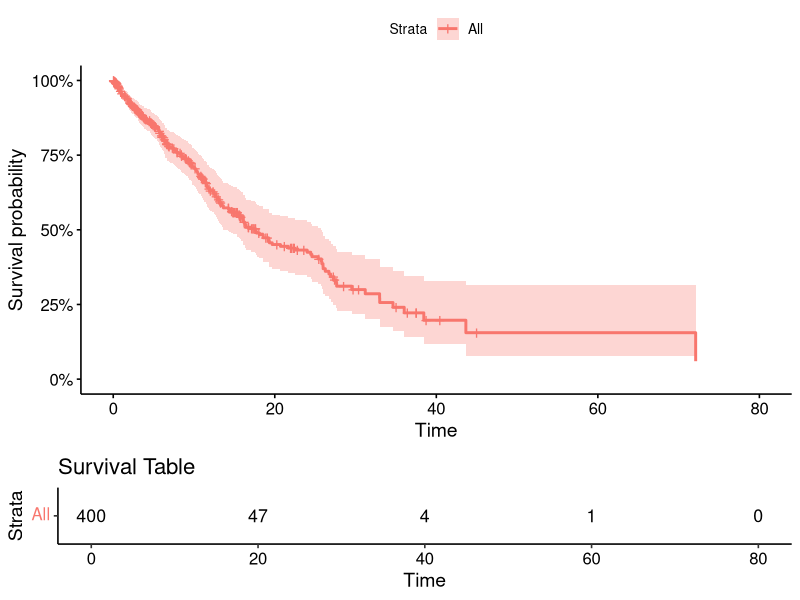
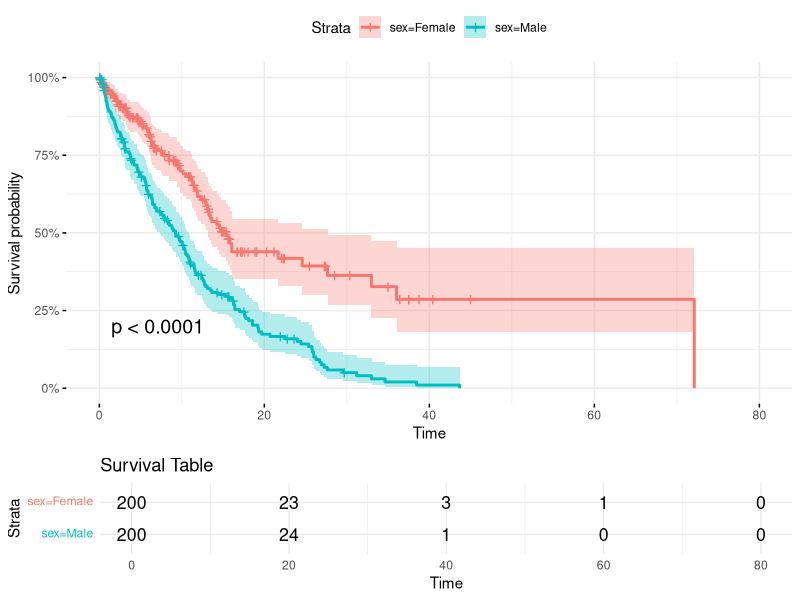
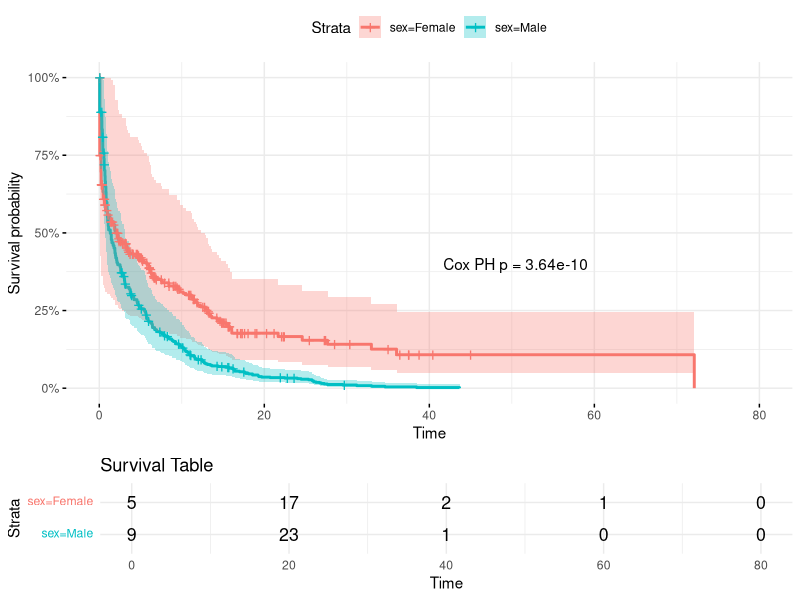
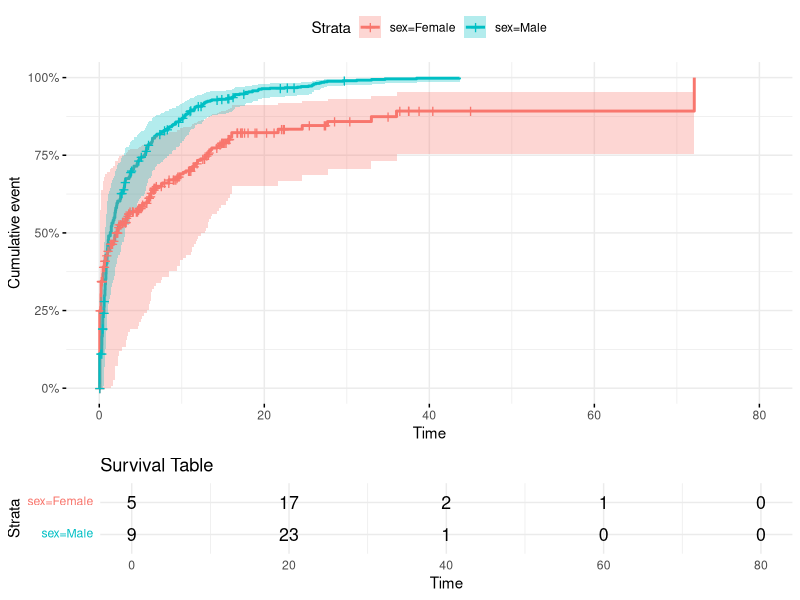
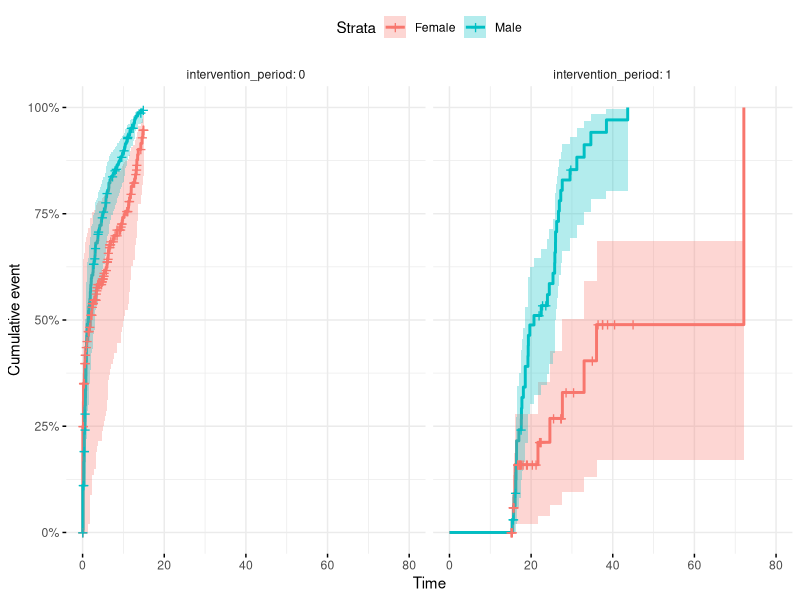
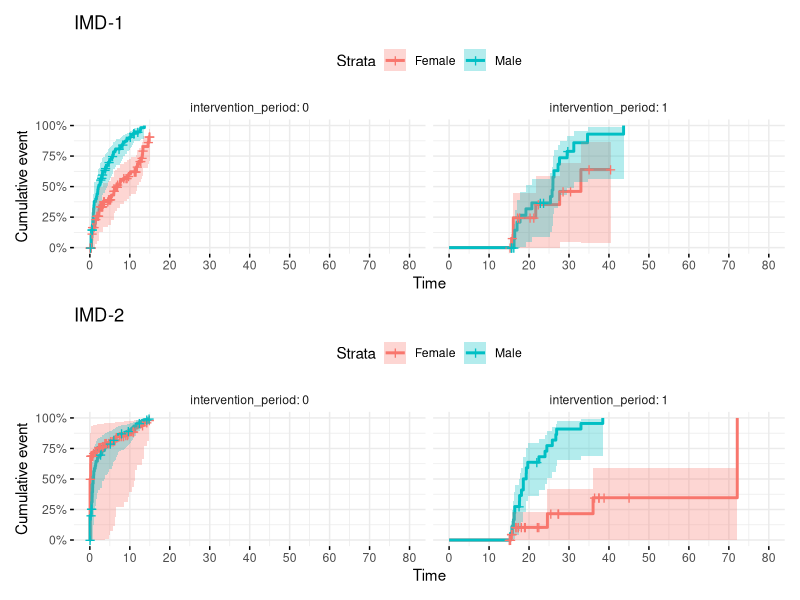
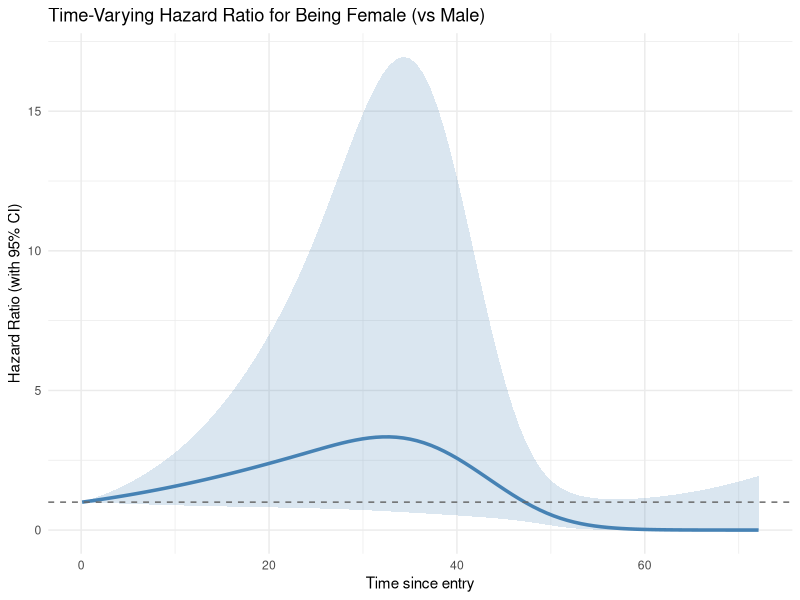
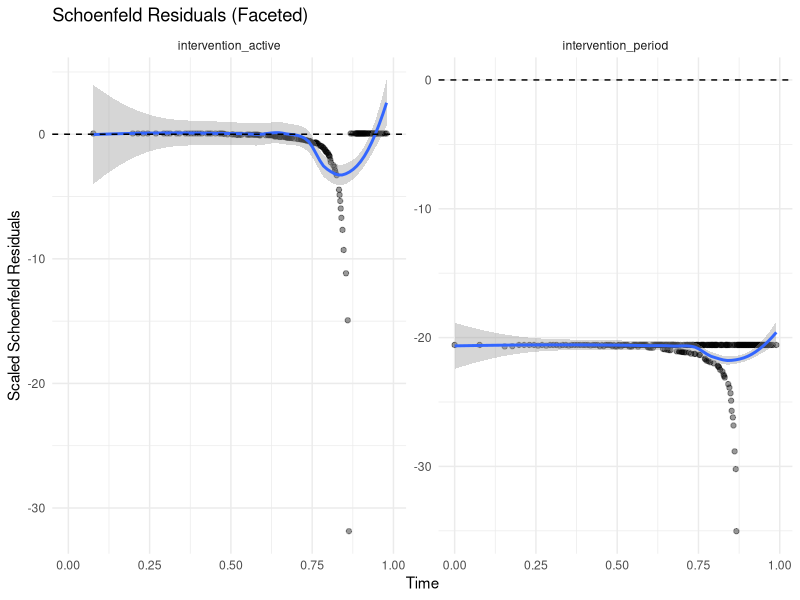

These figures' R source, in order:
## ---- chunk 1
library (survival)
library(survminer)
library(tidyverse)
library(knitr)
library(patchwork)
library(splines)

## ---- chunk 2
set.seed(2349871)
## ---- chunk 3

# Number of observations
n <- 400  

# Create dummy dataset
set.seed(123)
dummy_data <- tibble(
  id = 1:400,
  time_to_event = rexp(n, rate = 0.1),
  sex = sample(c("Male", "Female"), size = n, replace = TRUE),
  age = rnorm(n, mean = 50, sd = 10),
  status = ifelse(sex == "Male", 
                  rbinom(n, size = 1, prob = 0.8),
                  rbinom(n, size = 1, prob = 0.4))
) %>%
  # Introduce start times for delayed entry (uniformly sampled)
  rowwise() %>%
  mutate(start_time = runif(1, min = 0, max = time_to_event * 0.8)) %>%
  ungroup() %>%
  # Ensure start_time is always less than time_to_event
  mutate(start_time = pmin(start_time, time_to_event - 0.01))

# Display first 50 rows
kable(dummy_data[1:20,])
## ---- chunk 4
# Fit a Cox Proportional Hazards model
cox_model <- coxph(Surv(time_to_event, status) ~ age + sex, data = dummy_data)

# Summary of the Cox PH model
summary(cox_model)

## ---- chunk 5
ggsurvplot(survfit(cox_model), 
           data = dummy_data, 
           pval = TRUE,
           risk.table = TRUE, 
           risk.table.title = "Survival Table",
           surv.scale = "percent", # You can change this to other scales like "probability"
           )
## ---- chunk 6
# Plot separate survival curves for each sex without covariates
ggsurvplot(survfit(Surv(time_to_event, status) ~ sex, data = dummy_data), 
           data = dummy_data, pval = TRUE, 
           risk.table = TRUE, risk.table.title = "Survival Table",
           surv.scale = "percent", # You can change this to other scales like "probability"
           conf.int = TRUE, # Show confidence intervals
           ggtheme = theme_minimal())

## ---- chunk 7
# Fit Cox model to get p-value
cox_model <- coxph(Surv(start_time, time_to_event, status) ~ sex, data = dummy_data)


# Extract the p-value from the model
pval_text <- paste0("Cox PH p = ", signif(summary(cox_model)$coefficients[5], 3))

# Save ggsurvplot output to an object
plot_obj <- ggsurvplot(
  survfit(Surv(start_time, time_to_event, status) ~ sex, data = dummy_data), 
  data = dummy_data,
  risk.table = TRUE,
  risk.table.title = "Survival Table",
  surv.scale = "percent",
  conf.int = TRUE,
  ggtheme = theme_minimal()
)

# Add annotation to the survival plot component (plot_obj$plot)
plot_obj$plot <- plot_obj$plot + 
  annotate("text", x = max(dummy_data$time_to_event) * 0.7, y = 0.4, label = pval_text)

# Then print the plot object
print(plot_obj)
## ---- chunk 8
ggsurvplot(
  survfit(Surv(start_time, time_to_event, status) ~ sex, data = dummy_data), 
  data = dummy_data,
  risk.table = TRUE,
  risk.table.title = "Survival Table",
  surv.scale = "percent",
  conf.int = TRUE,
  ggtheme = theme_minimal(),
  fun="event"
)
## ---- chunk 9

dummy_data <- dummy_data %>% 
  mutate(
    intervention_active = case_when(
      sex == "Male" & time_to_event <= 15 ~ 0, #No Intervention, Male
      sex == "Male" & time_to_event > 15 ~ 1,  #Intervention, Male
      sex == "Female" ~ 0                     # No intervention, Female
    ),
    intervention_period = case_when(
      time_to_event <= 15 ~0,
      time_to_event > 15 ~ 1
    )
  )

## ---- chunk 10

coxph(Surv(start_time, time_to_event, status) ~ intervention_period + intervention_active + strata(sex), data = dummy_data)

## ---- chunk 11
plot_obj <- ggsurvplot(
  survfit(Surv(start_time, time_to_event, status) ~  sex, data = dummy_data),
  data = dummy_data,
  risk.table = TRUE,
  surv.scale = "percent",
  conf.int = TRUE,
  facet.by = "intervention_period",  # facet by sex to match strata
  ggtheme = theme_minimal(),
  fun="event"

)

print(plot_obj)
## ---- chunk 12
# Create a new variable IMD

dummy_data<- dummy_data %>% mutate(imd = factor(sample(c("IMD1","IMD2"),replace = T,size=400)))


IMD1plot <- plot_obj <- ggsurvplot(
  survfit(Surv(start_time, time_to_event, status) ~  sex, data = filter(dummy_data,imd=="IMD1")),
  data = filter(dummy_data,imd=="IMD1"),
  risk.table = TRUE,
  surv.scale = "percent",
  conf.int = TRUE,
  facet.by = "intervention_period",  # facet by sex to match strata
  ggtheme = theme_minimal(),
  fun="event",
  xlim = c(0,80),
  break.time.by = 10 
)

IMD2plot <- plot_obj <- ggsurvplot(
  survfit(Surv(start_time, time_to_event, status) ~  sex, data = filter(dummy_data,imd=="IMD2")),
  data = filter(dummy_data,imd=="IMD2"),
  risk.table = TRUE,
  surv.scale = "percent",
  conf.int = TRUE,
  facet.by = "intervention_period",  # facet by sex to match strata
  ggtheme = theme_minimal(),
  fun="event",
  xlim = c(0,80),
  break.time.by = 10         # Forces ticks up to 60

)

(IMD1plot+ggtitle("IMD-1")) / (IMD2plot + ggtitle("IMD-2"))

## ---- chunk 13
dummy_data <- dummy_data %>% mutate(sex_numeric = ifelse(sex == "Female", 1, 0))

coxph(Surv(time_to_event, status) ~ age + sex_numeric + tt(sex_numeric), 
       data = dummy_data, 
       tt = function(x, t, ...) x * t)
## ---- chunk 14
# Fit the model with natural spline time-varying effect
cox_tv_model <- coxph(
  Surv(time_to_event, status) ~ age + sex_numeric + tt(sex_numeric),
  data = dummy_data,
  tt = function(x, t, ...) x * ns(t, df = 3) # ns is splines, df = 3 defines the knot numbers (1=linear, 2/3 good start point. Use AIC to test fits with different values of df)
)
cox_tv_model


## ---- chunk 15
# Create a data frame of times to predict the effect over
time_vals <- seq(0.1, max(dummy_data$time_to_event), length.out = 100)  # start at 0.1 to avoid log(0)

# Get the spline basis at these time points
spline_basis <- ns(time_vals, df = 3)

# Extract coefficients for the time-varying effect of sex_numeric
coef_tv <- coef(cox_tv_model)[grepl("tt\\(sex_numeric\\)", names(coef(cox_tv_model)))]

# Multiply spline basis by coefficients to get log(HR) over time
log_hr <- as.vector(spline_basis %*% coef_tv)
hr <- exp(log_hr)

# Combine into a data frame for plotting
plot_df <- data.frame(
  time = time_vals,
  log_hr = log_hr,
  hr = hr
)

# Extract variance-covariance matrix
vcov_tv <- vcov(cox_tv_model)
coef_tv <- coef(cox_tv_model)[grepl("tt\\(sex_numeric\\)", names(coef(cox_tv_model)))]

#Compute log(HR), SE, CI at each time point
log_hr <- as.vector(spline_basis %*% coef_tv)

# Compute standard error at each point
se_log_hr <- sqrt(rowSums((spline_basis %*% vcov_tv[grepl("tt\\(sex_numeric\\)", rownames(vcov_tv)), 
                                                    grepl("tt\\(sex_numeric\\)", colnames(vcov_tv))]) * spline_basis))

# 95% confidence intervals on log-HR scale
log_hr_lower <- log_hr - 1.96 * se_log_hr
log_hr_upper <- log_hr + 1.96 * se_log_hr

# Convert to HR scale
hr <- exp(log_hr)
hr_lower <- exp(log_hr_lower)
hr_upper <- exp(log_hr_upper)

#  Combine for plotting
plot_df <- data.frame(
  time = time_vals,
  hr = hr,
  hr_lower = hr_lower,
  hr_upper = hr_upper
)

#  Plot with ggplot2
ggplot(plot_df, aes(x = time, y = hr)) +
  geom_line(color = "steelblue", size = 1.2) +
  geom_ribbon(aes(ymin = hr_lower, ymax = hr_upper), alpha = 0.2, fill = "steelblue") +
  geom_hline(yintercept = 1, linetype = "dashed", color = "gray40") +
  labs(
    title = "Time-Varying Hazard Ratio for Being Female (vs Male)",
    x = "Time since entry",
    y = "Hazard Ratio (with 95% CI)"
  ) +
  theme_minimal()
## ---- chunk 16
dummy_data <- dummy_data %>% mutate(exposure_duration = case_when(
                                        time_to_event<=15 ~ 0,
                                        time_to_event >15 ~ time_to_event-15
                                                                  )
                                    )

coxph(Surv(start_time, time_to_event, status) ~ intervention_period + intervention_active+ intervention_active:exposure_duration + strata(sex), data = dummy_data)
## ---- chunk 17
cox_model <- coxph(Surv(start_time, time_to_event, status) ~ intervention_period + intervention_active + strata(sex), data = dummy_data)

cox_model
## ---- chunk 18
ph_test <- cox.zph(cox_model)
print(ph_test)
## ---- chunk 19
# Extract residuals into a tidy format
res_df <- as.data.frame(ph_test$y)
res_df$time <- ph_test$x

# Add covariate names for faceting
res_df_long <- res_df %>%
  pivot_longer(
    cols = -time,
    names_to = "covariate",
    values_to = "residual"
  )

ggplot(res_df_long, aes(x = time, y = residual)) +
  geom_point(alpha = 0.4) +
  geom_smooth(se = TRUE, method = "loess", span = 0.7) +
  geom_hline(yintercept = 0, linetype = "dashed") +
  facet_wrap(~ covariate, scales = "free_y") +
  theme_minimal() +
  labs(
    title = "Schoenfeld Residuals (Faceted)",
    y = "Scaled Schoenfeld Residuals",
    x = "Time"
  )
